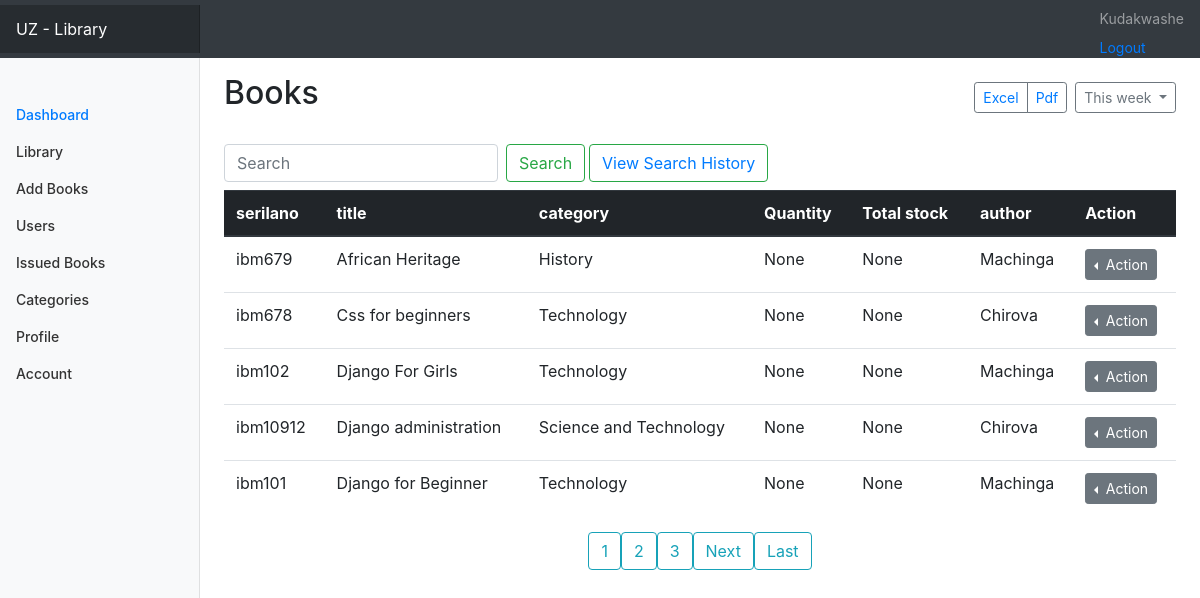
The app's page /library/ (signed in) with its own data.
### library/models.py (models this page shows, shortened)
class books(models.Model):
	serialno = models.CharField(max_length=10, unique= True)
	title   =models.CharField(max_length=101)
	category = models.ForeignKey(category,on_delete=models.CASCADE)
	author = models.ForeignKey(author,on_delete=models.CASCADE)
	publication_date = models.DateField()
	image = models.ImageField(default='default.jpg' ,upload_to ='profile_pics')
	description = models.TextField(max_length=200 ,default='description of the book')
	quantity = models.PositiveIntegerField(null=True, blank=True)
	totalstock = models.PositiveIntegerField(null=True,blank=True)
	class Meta:
		ordering = ['title']

class category(models.Model):
	category_name= models.CharField(max_length=30,unique=True,blank=False)
	def __str__(self):
		return self.category_name

class author(models.Model):
	Author_id = models.CharField(max_length=10)
	fistname = models.CharField(max_length=20)
	lastname=models.CharField(max_length=20)
	class Meta:
		ordering = ['lastname']
	def __str__(self):
		return self.lastname

### library/views.py (the view)
# urls.py: path('',booksView.as_view() , name="books") ,
class booksView(LoginRequiredMixin, ListView):
	model = books
	template_name = 'library/books.html'
	context_object_name = 'all_books'
	paginate_by = 5
	title = 'Books'

### library/templates/library/books.html (shortened to what this page needs)
{% extends "main/header.html" %}
{% block content%}
 <div class="d-flex justify-content-between flex-wrap flex-md-nowrap align-items-center pt-3 pb-2 mb-3">
        <h1 class="h2">Books
       </h1>
        <div class="btn-toolbar mb-2 mb-md-0">
          <div class="btn-group mr-2">
            <button type="button" class="btn btn-sm btn-outline-secondary">
              <a href="{% url 'export-csv' %}">Excel</a></button>
            <button type="button" class="btn btn-sm btn-outline-secondary">
              <a href="{% url 'export-pdf' %}">
            Pdf
          </a>
          </button>
          </div>
          <button type="button" class="btn btn-sm btn-outline-secondary dropdown-toggle">
            This week
          </button>
        </div>
      </div>
 <form class="form-inline my-4 my-lg-2" method="Post"  action=" {% url 'searched-books' %}" >
      <input class="form-control mr-sm-2" name="searchedbook" required="required" type="text" placeholder="Search" aria-label="Search">
      <button class="btn btn-outline-success my-2 my-sm-0" type="submit">Search</button>
         <button type="button"  class="btn btn-outline-success my-2 my-sm-0" style="color:green;">
            <a href="{% url 'search-history' user.id %}">
         View Search History
          </a>
          </button>
    </form>
<table class="table table-hover">
  <thead class="thead-dark">
    <tr>
      <th scope="col">serilano</th>
      <th scope="col">title</th>
      <th scope="col">category</th>
       <th scope="col">Quantity</th>
         {% if user.is_superuser  %}
       <th scope="col">Total stock</th>
        {%  endif %}
      <th scope="col">author</th>
       <th scope="col">Action</th>
    </tr>
  </thead>
  <tbody>
  	{% for mybooks in all_books %}
    <tr>
      <td scope="row">{{  mybooks.serialno}}</td>
      <td>{{  mybooks.title}}</td>
      <td>{{  mybooks.category}}</td>
      <td scope="row">{{  mybooks.quantity}}</td>
       {% if user.is_superuser  %}
        <td scope="row">{{  mybooks.totalstock}}</td>
        {%  endif %}
       <td>{{  mybooks.author}}</td>
      <td><div class="btn-group dropleft">
  <button class="btn btn-secondary btn-sm dropdown-toggle" type="button" id="dropdownMenuButton" data-toggle="dropdown" aria-haspopup="true" aria-expanded="false">
   Action
  </button>
</div></td>
    </tr>
   {%endfor%}
  </tbody>
</table>
 <nav aria-label="Page navigation example">
  <nav aria-label="Page navigation example">
    <ul class="pagination justify-content-center">
{% if is_paginated %}
      {%  for num in page_obj.paginator.page_range  %}
        {% if page_obj.number == num %}
        <li class="page-item disabled">  <a class="btn btn-outline-info mb-4"  href="?page={{ num }}">{{ num }} </a></li>
        {% elif num > page_obj.number|add:'-3' and num < page_obj.number|add:'3' %}
            <li class="page-item disabled"> <a class="btn btn-outline-info mb-4"  href="?page={{ num }}">{{ num }} </a></li>
         {% endif %}
        {% endfor%}
  {% if page_obj.has_next %}
     <li class="page-item disabled">   <a class="btn btn-outline-info mb-4"  href="?page={{ page_obj.next_page_number }}">Next </a></li>
         <li class="page-item disabled">   <a class="btn btn-outline-info mb-4"  href="?page={{ page_obj.paginator.num_pages }}">Last </a></li>
      {% endif %}
      {% endif %}
  </ul>
</nav>
{%endblock content%}

### main/templates/main/header.html (shortened to what this page needs)
{% load static  %}
{% load crispy_forms_tags %}
<html lang="en">
  <head>
<link rel="stylesheet" href="{% static 'main/css/bootstrap.css' %}">
<link rel="stylesheet" href="{% static 'main/css/bootstrap.min.css' %}">
<link rel="stylesheet" href="{% static 'main/css/header.css' %}">
  </head>
  <body>
<nav class="navbar navbar-dark sticky-top bg-dark flex-md-nowrap p-0 shadow">
  <a class="navbar-brand col-md-3 col-lg-2 mr-0 px-3" href="#"> UZ - Library</a>
  <ul class="navbar-nav px-3">
  	 <li class="nav-item text-nowrap">
      {% if user.is_authenticated %}
      <a class="nav-link" href="#">{{user.username|capfirst }}</a>
    </li>
    <li class="nav-item text-nowrap">
      <a href="{% url 'logout' %}">Logout</a>
    </li>
  </ul>
     {% endif %}
</nav>
<div class="container-fluid">
  <div class="row">
     {% if user.is_authenticated %}
    <nav id="sidebarMenu" class="col-md-3 col-lg-2 d-md-block bg-light sidebar collapse">
      <div class="sidebar-sticky pt-5">
        <ul class="nav flex-column">
          <li class="nav-item">
            <a class="nav-link active" href="{% url 'dashboard' %}">
              Dashboard <span class="sr-only">(current)</span>
            </a>
          </li>
          <li class="nav-item">
             <a class="nav-link" href="{% url 'books' %}">
              Library
            </a>
          </li>
         {% if user.is_superuser  %}
          <li class="nav-item">
            <a class="nav-link" href="{% url 'addbooks' %}">
           Add Books
            </a>
          </li>
          <li class="nav-item">
            <a class="nav-link" href="{% url 'users' %}">
              Users
            </a>
          </li>
           <li class="nav-item">
            <a class="nav-link" href="{% url 'issued-books-view' %}">
              Issued Books
            </a>
          </li>
          {% endif %}
          <li class="nav-item">
             <a class="nav-link" href="{% url 'Viewcategory' %}">
            Categories
            </a>
          </li>
          <li class="nav-item">
            <a class="nav-link" href="{% url 'profile' %}">
              Profile
            </a>
          </li>
            <li class="nav-item">
            <a class="nav-link" href="{% url 'user-account' %}">
              Account
            </a>
          </li>
        </ul>
      </div>
    </nav>
     {% endif %}
    <main role="main" class="col-md-9 ml-sm-auto col-lg-10 px-md-4">
      {% block content%}
      {% endblock content%}
    </main>
  </div>
</div>
  </body>
</html>

### main/static/main/css/header.css (style rules this page uses)
body { font-size: .875rem; }
.sidebar { position: fixed; top: 0; bottom: 0; left: 0; z-index: 100; padding: 48px 0 0; box-shadow: inset -1px 0 0 rgba(0, 0, 0, .1); }
.sidebar-sticky { position: relative; top: 0; height: calc(100vh - 48px); padding-top: .5rem; overflow-x: hidden; overflow-y: auto; }
.sidebar .nav-link { font-weight: 500; color: #333; }
.sidebar .nav-link.active { color: #007bff; }
.navbar-brand { padding-top: .75rem; padding-bottom: .75rem; font-size: 1rem; background-color: rgba(0, 0, 0, .25); box-shadow: inset -1px 0 0 rgba(0, 0, 0, .25); }

### records on screen
books: serialno "ibm679", title "African Heritage", category "History", quantity "None", totalstock "None", author "Machinga"
books: serialno "ibm678", title "Css for beginners", category "Technology", quantity "None", totalstock "None", author "Chirova"
books: serialno "ibm102", title "Django For Girls", category "Technology", quantity "None", totalstock "None", author "Machinga"
books: serialno "ibm10912", title "Django administration", category "Science and Technology", quantity "None", totalstock "None", author "Chirova"
books: serialno "ibm101", title "Django for Beginner", category "Technology", quantity "None", totalstock "None", author "Machinga"

### other values on screen
{{ user.username|capfirst }} "Kudakwashe"
{{ num }} "1"
{{ num }} "2" "3"
